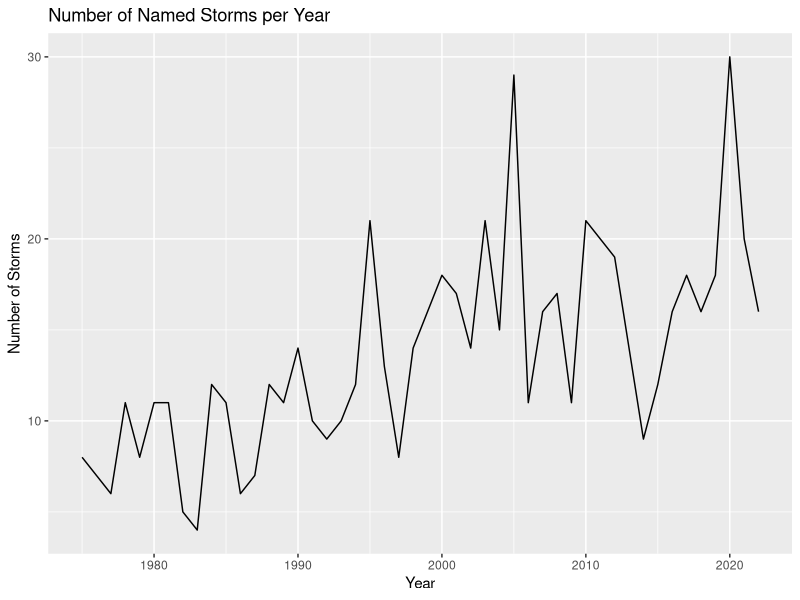
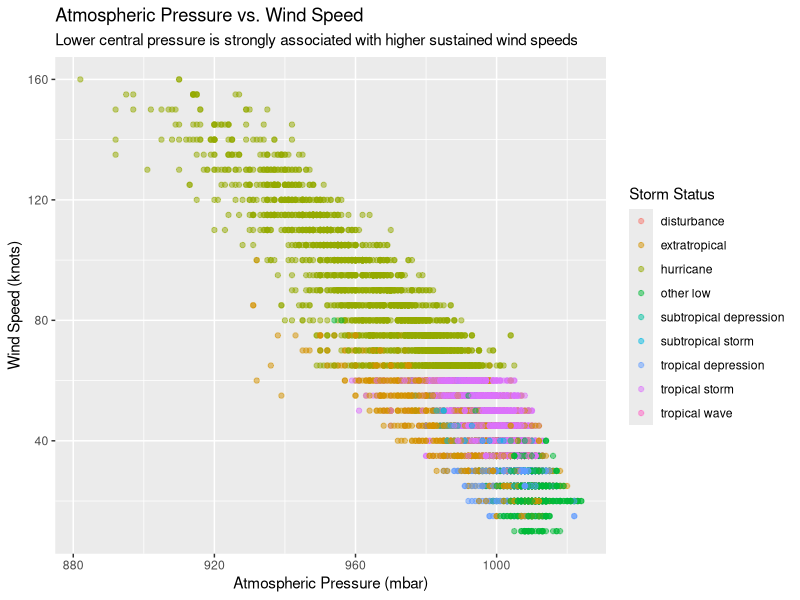

Source code (R) for these figures, in order:
## ---- chunk 1
#| label: setup
#| message: false

library(tidyverse)
## ---- chunk 2
#| label: plot-storms

storms |>
  distinct(year, name) |>
  count(year) |>
  ggplot(aes(x = year, y = n)) +
  geom_line() +
  labs(
    title = "Number of Named Storms per Year",
    x = "Year",
    y = "Number of Storms"
  )
## ---- chunk 3
#| label: filtered-storms
#| cache: true

storms_recent <- storms |>
  filter(year >= 2000) |>
  select(year, name, status, wind, pressure)
## ---- chunk 4
#| label: plot-pressure-wind

storms_recent |>
  ggplot(aes(x = pressure, y = wind, color = status)) +
  geom_point(alpha = 0.5) +
  labs(
    title = "Atmospheric Pressure vs. Wind Speed",
    subtitle = "Lower central pressure is strongly associated with higher sustained wind speeds",
    x = "Atmospheric Pressure (mbar)",
    y = "Wind Speed (knots)",
    color = "Storm Status"
  )
